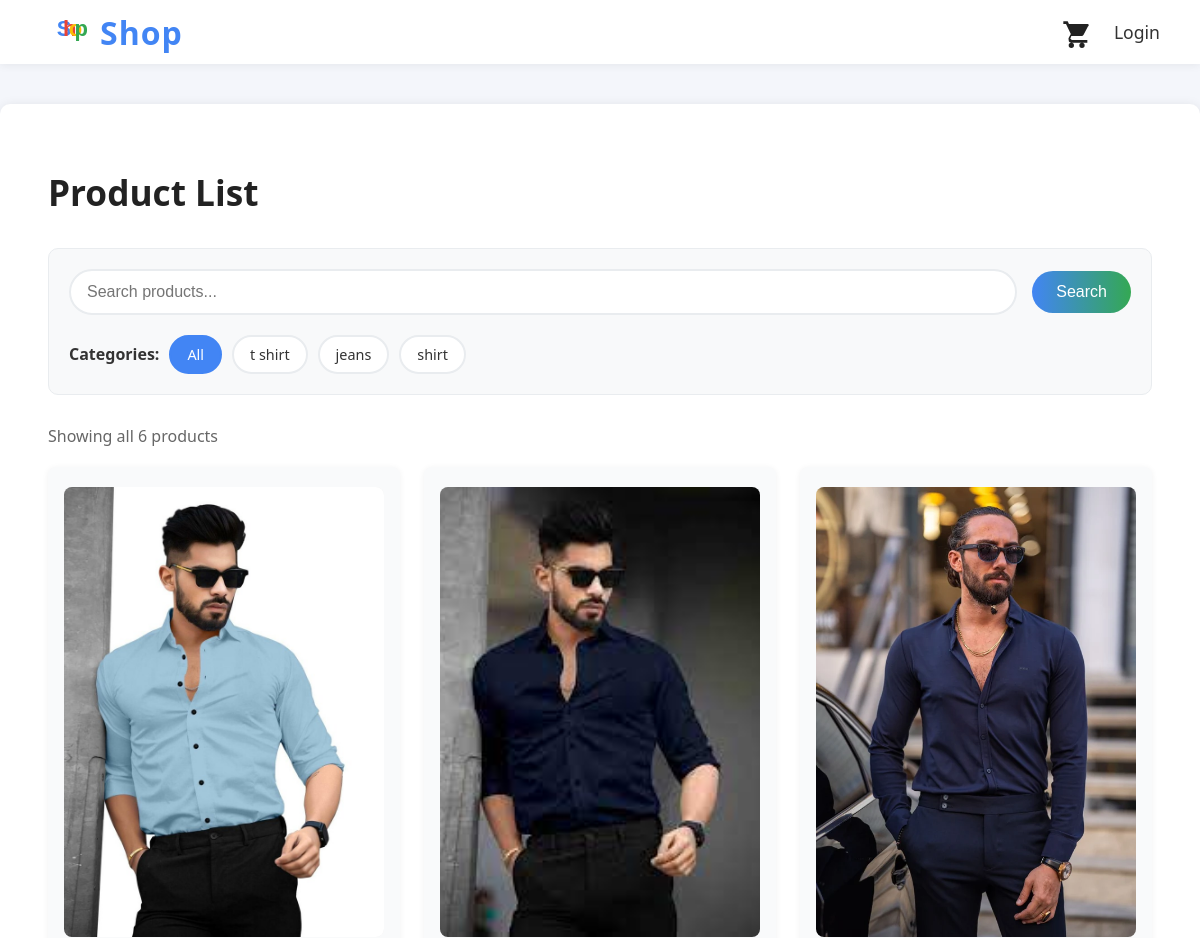
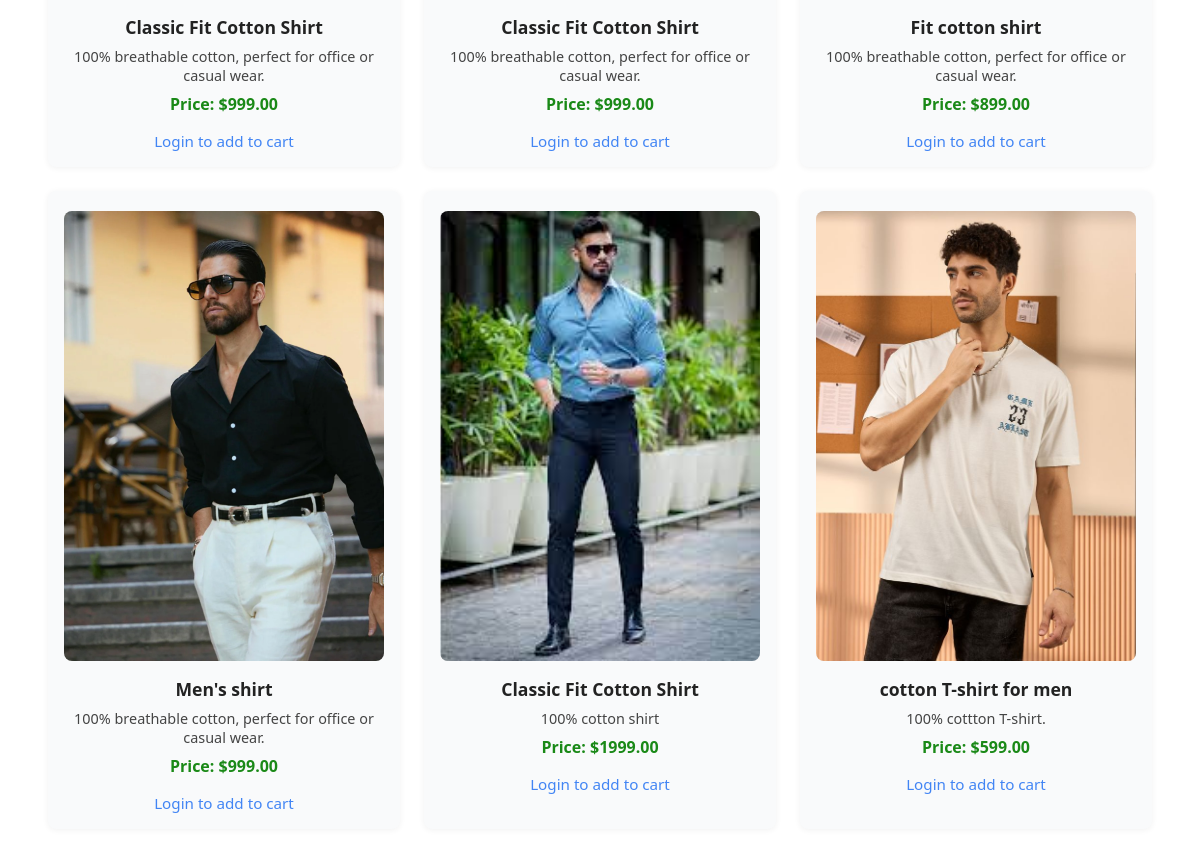
The page / on the database its author committed (2 pictures, top to bottom).
### app/models.py (models this page shows, shortened)
class Category(models.Model):
    name = models.CharField(max_length=100)
    description = models.TextField(blank=True)
    class Meta:
        verbose_name_plural = "Categories"

class Product(models.Model):
    name = models.CharField(max_length=100)
    description = models.TextField()
    price = models.DecimalField(max_digits=10, decimal_places=2)
    image = models.ImageField(upload_to='products/', blank=True, null=True, max_length=255)
    category = models.ForeignKey(Category, on_delete=models.CASCADE, related_name='products', null=True, blank=True)
    in_stock = models.BooleanField(default=True)

### app/views.py (the view)
# urls.py: path("", views.home, name="home"),
def home(request):
    products = Product.objects.all()
    categories = Category.objects.all()
    cart_count = CartItem.objects.filter(user=request.user).count() if request.user.is_authenticated else 0
    wishlist_count = WishlistItem.objects.filter(user=request.user).count() if request.user.is_authenticated else 0
    search_query = request.GET.get('search', '')
    if search_query:
        products = products.filter(
            Q(name__icontains=search_query) |
            Q(description__icontains=search_query) |
            Q(category__name__icontains=search_query)
        )
    category_id = request.GET.get('category', '')
    if category_id:
        products = products.filter(category_id=category_id)
    return render(request, "app/index.html", {
        "products": products,
        "categories": categories,
        "cart_count": cart_count,
        "wishlist_count": wishlist_count,
        "search_query": search_query,
        "selected_category": category_id
    })

### app/templates/app/index.html (shortened to what this page needs)
<!DOCTYPE html>
<html lang="en">
<head>
</head>
<body>
    <nav class="navbar">
        <div class="logo">
            <svg class="logo-svg" viewBox="0 0 48 48">
                <text x="50%" y="58%" text-anchor="middle" font-size="22" font-family="Arial, sans-serif" font-weight="bold" fill="#4285f4">S</text>
                <text x="62%" y="58%" text-anchor="middle" font-size="22" font-family="Arial, sans-serif" font-weight="bold" fill="#ea4335">h</text>
                <text x="74%" y="58%" text-anchor="middle" font-size="22" font-family="Arial, sans-serif" font-weight="bold" fill="#fbbc05">o</text>
                <text x="86%" y="58%" text-anchor="middle" font-size="22" font-family="Arial, sans-serif" font-weight="bold" fill="#34a853">p</text>
            </svg>
            <span class="logo-text">Shop</span>
        </div>
        <div class="nav-links">
            <a class="nav-link cart-icon" href="{% url 'view_cart' %}" title="Go to Cart">
            </a>
            {% if user.is_authenticated %}
                <a class="nav-link wishlist-icon" href="{% url 'view_wishlist' %}" title="My Wishlist">
                    <svg xmlns="http://www.w3.org/2000/svg" width="32" height="32" fill="none" viewBox="0 0 24 24">
                        <path d="M12 21.35l-1.45-1.32C5.4 15.36 2 12.28 2 8.5 2 5.42 4.42 3 7.5 3c1.74 0 3.41.81 4.5 2.09C13.09 3.81 14.76 3 16.5 3 19.58 3 22 5.42 22 8.5c0 3.78-3.4 6.86-8.55 11.54L12 21.35z" fill="#e53e3e"/>
                    </svg>
                    {% if wishlist_count > 0 %}
                      <span class="badge">{{ wishlist_count }}</span>
                    {% endif %}
                </a>
                <div class="user-menu">
                    <span class="user-icon">&#128100;</span>
                    <div class="dropdown-content">
                        <a href="{% url 'profile' %}">Profile</a>
                        <form method="post" action="{% url 'user_logout' %}" style="margin:0;padding:0;">
                            {% csrf_token %}
                            <button type="submit" style="background:none;border:none;color:#333;padding:10px 16px;text-decoration:none;display:block;font-size:1rem;cursor:pointer;width:100%;text-align:left;">Logout</button>
                        </form>
                    </div>
                </div>
            {% else %}
                <a class="nav-link" href="{% url 'user_login' %}?next={% url 'home' %}">Login</a>
            {% endif %}
        </div>
    </nav>
    <div class="container">
        <h1>Product List</h1>
        <div class="search-filter-section">
            <form method="get" class="search-box">
                <input type="text" name="search" placeholder="Search products..." value="{{ search_query }}" class="search-input">
                <button type="submit" class="search-btn">Search</button>
            </form>
            <div class="category-filters">
                <span style="font-weight: 600; color: #333;">Categories:</span>
                <a href="{% url 'home' %}" class="category-btn {% if not selected_category %}active{% endif %}">All</a>
                {% for category in categories %}
                    <a href="?category={{ category.id }}{% if search_query %}&search={{ search_query }}{% endif %}"
                       class="category-btn {% if selected_category == category.id|stringformat:'s' %}active{% endif %}">
                        {{ category.name }}
                    </a>
                {% endfor %}
            </div>
        </div>
        <div class="results-info">
            {% if search_query or selected_category %}
                Showing {{ products.count }} product{% if products.count != 1 %}s{% endif %}
                {% if search_query %} for "{{ search_query }}"{% endif %}
                {% if selected_category %} in {{ selected_category }}{% endif %}
            {% else %}
                Showing all {{ products.count }} products
            {% endif %}
        </div>
        <ul class="product-list">
          {% for product in products %}
            <li class="product-item">
              {% if product.image %}
                <img class="product-image" src="{{ product.image.url }}" alt="{{ product.name }}">
              {% endif %}
              <div class="product-name">{{ product.name }}</div>
              <div class="product-description">{{ product.description|truncatewords:15 }}</div>
              <div class="product-price">Price: ${{ product.price }}</div>
              {% if user.is_authenticated %}
                <div class="product-actions">
                    <form method="post" action="{% url 'add_to_cart' product.id %}" style="flex: 1;">
                        {% csrf_token %}
                        <button class="add-cart-btn" type="submit">Add to Cart</button>
                    </form>
                    <a href="{% url 'add_to_wishlist' product.id %}" class="wishlist-btn">
                        {% if product in user.wishlistitem_set.all %}
                            ♥
                        {% else %}
                            ♡
                        {% endif %}
                    </a>
                </div>
              {% else %}
                <a class="login-link" href="{% url 'user_login' %}?next={% url 'home' %}">Login to add to cart</a>
              {% endif %}
            </li>
          {% endfor %}
        </ul>
    </div>
</body>
</html>

### app/templates/app/index.html (style rules this page uses)
body { font-family: 'Segoe UI', Arial, sans-serif; background: #f4f6fb; margin: 0; padding: 0; }
.navbar { background: #fff; box-shadow: 0 2px 8px rgba(0,0,0,0.06); padding: 0.5rem 0; display: flex; align-items: center; justify-content: space-between; position: sticky; top: 0; z-index: 10; }
.logo { display: flex; align-items: center; margin-left: 40px; }
.logo-svg { width: 48px; height: 48px; margin-right: 12px; }
.logo-text { font-size: 2rem; font-weight: bold; color: #4285f4; letter-spacing: 1px; }
.nav-links { margin-right: 40px; display: flex; align-items: center; gap: 20px; }
.nav-link { color: #333; text-decoration: none; font-size: 1.1rem; transition: color 0.2s; position: relative; }
.cart-icon, .wishlist-icon { position: relative; display: inline-flex; align-items: center; }
.container { max-width: 1200px; margin: 40px auto; background: #fff; border-radius: 10px; box-shadow: 0 2px 12px rgba(0,0,0,0.10); padding: 40px 48px 48px 48px; }
.search-filter-section { margin-bottom: 30px; padding: 20px; background: #f8f9fa; border-radius: 10px; border: 1px solid #e9ecef; }
.search-box { display: flex; gap: 15px; margin-bottom: 20px; align-items: center; }
.search-input { flex: 1; padding: 12px 16px; border: 2px solid #e9ecef; border-radius: 25px; font-size: 1rem; outline: none; transition: border-color 0.3s; }
.search-btn { background: linear-gradient(90deg, #4285f4 0%, #34a853 100%); color: #fff; border: none; padding: 12px 24px; border-radius: 25px; cursor: pointer; font-size: 1rem; font-weight: 500; transition: all 0.3s; }
.category-filters { display: flex; gap: 10px; flex-wrap: wrap; align-items: center; }
.category-btn { padding: 8px 16px; border: 2px solid #e9ecef; background: #fff; color: #333; border-radius: 20px; cursor: pointer; font-size: 0.9rem; transition: all 0.3s; text-decoration: none; }
.category-btn:hover, .category-btn.active { background: #4285f4; color: #fff; border-color: #4285f4; }
h1 { text-align: left; font-size: 2.2rem; margin-bottom: 32px; color: #222; }
.results-info { margin-bottom: 20px; color: #666; font-size: 1rem; }
ul.product-list { list-style: none; padding: 0; display: grid; grid-template-columns: repeat(3, 1fr); gap: 24px; }
.product-item { background: #f9fafb; border-radius: 8px; box-shadow: 0 1px 6px rgba(0,0,0,0.06); padding: 20px 16px 16px 16px; display: flex; flex-direction: column; align-items: center; transition: box-shadow 0.2s; position: relative; }
.product-image { width: 100%; height: 450px; object-fit: cover; border-radius: 8px; background: #eee; margin-bottom: 16px; }
.product-name { font-size: 1.1rem; font-weight: bold; margin-bottom: 8px; color: #222; text-align: center; }
.product-description { color: #444; margin-bottom: 8px; text-align: center; font-size: 0.9rem; }
.product-price { color: #1a8917; font-weight: bold; margin-bottom: 16px; text-align: center; }
.login-link { color: #4285f4; text-decoration: none; font-size: 0.95rem; }

### rows shown on the page
Category: name "t shirt"
Category: name "jeans"
Category: name "shirt"
Product: image (picture), name "Classic Fit Cotton Shirt", description "100% breathable cotton, perfect for office or casual wear.", price "999.00"
Product: image (picture), name "Classic Fit Cotton Shirt", description "100% breathable cotton, perfect for office or casual wear.", price "999.00"
Product: image (picture), name "Fit cotton shirt", description "100% breathable cotton, perfect for office or casual wear.", price "899.00"
Product: image (picture), name "Men's shirt", description "100% breathable cotton, perfect for office or casual wear.", price "999.00"
Product: image (picture), name "Classic Fit Cotton Shirt", description "100% cotton shirt", price "1999.00"
Product: image (picture), name "cotton T-shirt for men", description "100% cottton T-shirt.", price "599.00"

### other values the page prints
{{ products.count }} "6"
